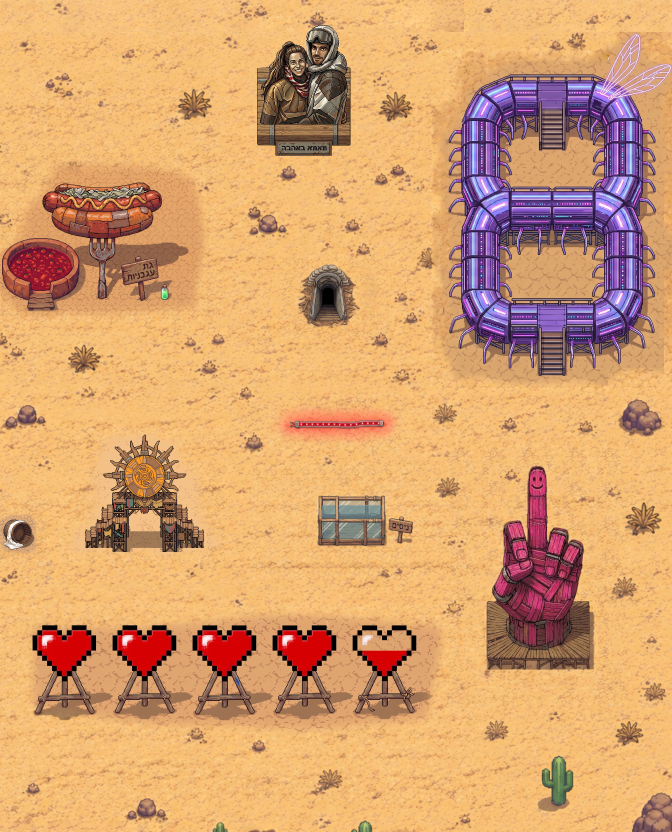
#> input picture maps/playa/base.png, 1344 x 1664 px (shown at 1/2 size)
$ python alla_hotdog_art.py
#> lines starting #> are read from the running program, lines starting #| are printed output that depends on the picture
"""TG23: cut the giant hot dog from maps/playa/base.png into the Rush picture and the item icon.

Re-runnable: python assets-factory/alla_hotdog_art.py. No image generation.
"""
from __future__ import annotations

from pathlib import Path

from PIL import Image

ROOT = Path(__file__).resolve().parent.parent
SRC = ROOT / "maps" / "playa" / "base.png"
OUT_PIC = ROOT / "game-files/Graphics/Pictures/alla_hotdog.png"
OUT_ICON = ROOT / "game-files/Graphics/Items/ALLAHOTDOG.png"
BOX = (92, 364, 322, 456)   # 230x92, same 5:2 shape as the 160x64 picture
PIC_SIZE = (160, 64)
ICON_SIZE = (48, 48)


def main() -> None:
    crop = Image.open(SRC).convert("RGBA").crop(BOX)
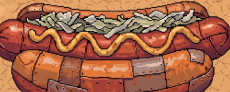
#> crop: PIL image 230x92 RGBA; mean R, G, B, A 166.2, 102.2, 73.3, 255
    crop.resize(PIC_SIZE, Image.LANCZOS).save(OUT_PIC)
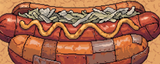
#> saved as alla_hotdog.png: PIL image 160x64 RGBA; mean R, G, B, A 166.1, 102.2, 73.3, 255
    icon = Image.new("RGBA", ICON_SIZE, (0, 0, 0, 0))
#> icon: PIL image 48x48 RGBA; every value is 0
    small = crop.resize((ICON_SIZE[0], round(ICON_SIZE[0] * crop.height / crop.width)), Image.LANCZOS)
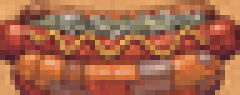
#> small: PIL image 48x19 RGBA (shown 5 times larger); mean R, G, B, A 166, 102.1, 73.3, 255
    icon.paste(small, (0, (ICON_SIZE[1] - small.height) // 2), small)
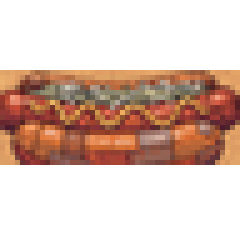
#> icon: PIL image 48x48 RGBA (shown 5 times larger); mean R, G, B, A 65.7, 40.4, 29, 100.9; transparent parts drawn white
    icon.save(OUT_ICON)
    print("wrote", OUT_PIC.relative_to(ROOT), OUT_ICON.relative_to(ROOT))


if __name__ == "__main__":
    main()
